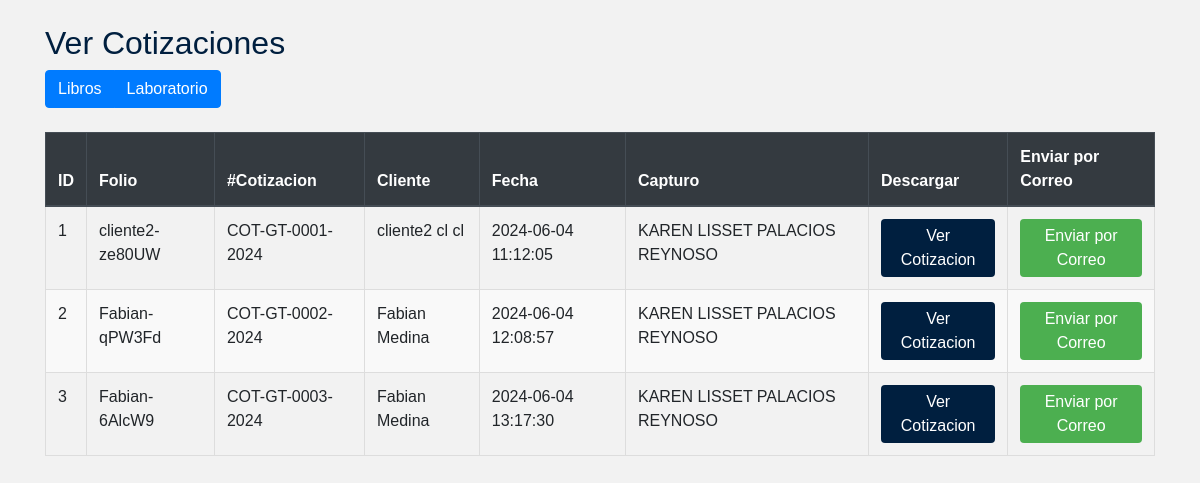
Screenshot of /models/ver_cotizaciones.php with the database file from the repository.
### tables this page shows
CREATE TABLE `cotizaciones` (
  `id` int(50) NOT NULL AUTO_INCREMENT,
  `numCotizacion` varchar(255) NOT NULL,
  `folio` varchar(255) NOT NULL,
  `cliente` varchar(255) NOT NULL,
  `capturo` varchar(255) NOT NULL,
  `fecha` varchar(255) NOT NULL,
  `usuariocl` varchar(255) NOT NULL,
  PRIMARY KEY (`id`),
  UNIQUE KEY `id` (`id`),
  UNIQUE KEY `folio` (`folio`)
);

### models/ver_cotizaciones.php (the view, shortened to what this page needs)
<?php
$servername = "localhost";
$username = "admin";
$password = "Imc590923cz4#";
$tipo_cotizacion = isset($_GET['tipo']) ? $_GET['tipo'] : '';
$dbname = "mysql";
$ruta_descarga = "archivos";
$conn = new mysqli($servername, $username, $password, $dbname);
$sql_cotizaciones = "SELECT * FROM cotizaciones";
$result_cotizaciones = $conn->query($sql_cotizaciones);
if ($result_cotizaciones->num_rows > 0) {
    while ($row = $result_cotizaciones->fetch_assoc()) {
        $cotizaciones[] = $row;
    }
} else {
    $cotizaciones = [];
}
?>
<!DOCTYPE html>
<html lang="es">
<head>
    <link href="https://stackpath.bootstrapcdn.com/bootstrap/4.5.2/css/bootstrap.min.css" rel="stylesheet">
</head>
<body>
    <div class="container">
        <h2 class="mt-4">Ver Cotizaciones</h2>
        <div class="row">
            <div class="col">
                <div class="btn-group" role="group" aria-label="Tipos de Cotización">
                    <button type="button" class="btn btn-primary <?php if ($tipo_cotizacion === 'libros') echo 'active'; ?>"><a href="?tipo=libros" style="color: white; text-decoration: none;">Libros</a></button>
                    <button type="button" class="btn btn-primary <?php if ($tipo_cotizacion === 'laboratorio') echo 'active'; ?>"><a href="?tipo=laboratorio" style="color: white; text-decoration: none;">Laboratorio</a></button>
                </div>
            </div>
        </div>
        <table class="table mt-4">
            <thead class="thead-dark">
                <tr>
                    <th>ID</th>
                    <th>Folio</th>
                    <th>#Cotizacion</th>
                    <th>Cliente</th>
                    <th>Fecha</th>
                    <th>Capturo</th>
                    <th>Descargar</th>
                    <th>Enviar por Correo</th>
                </tr>
            </thead>
            <tbody>
                <?php
                foreach ($cotizaciones as $cotizacion) {
                    echo "<tr>";
                    echo "<td>{$cotizacion['id']}</td>";
                    echo "<td>{$cotizacion['folio']}</td>";
                    echo "<td>{$cotizacion['numCotizacion']}</td>";
                    echo "<td>{$cotizacion['cliente']}</td>";
                    echo "<td>{$cotizacion['fecha']}</td>";
                    echo "<td>{$cotizacion['capturo']}</td>";
                    echo "<td><a href=\"http://grabador.imcyc.com/cotizador/models/$ruta_descarga/{$cotizacion['folio']}.pdf\" class='btn btn-primary descargar-btn'>Ver Cotizacion</a></td>";
                    echo "<td><a href=\"";
                    if ($tipo_cotizacion === 'libros') {
                        echo "enviarcolibros.php";
                    } else {
                        echo "enviar_correo.php";
                    }
                    echo "?folio={$cotizacion['folio']}&usuario={$cotizacion['usuariocl']}\" class='btn btn-success enviar-btn'>Enviar por Correo</a></td>";
                    echo "</tr>";
                }
                ?>
            </tbody>
        </table>
    </div>
</body>
</html>

### models/ver_cotizaciones.php (style rules this page uses)
body { font-family: 'Arial', sans-serif; margin: 20px; background-color: #f2f2f2; color: #333; }
h2 { color: #001f3f; }
table { border-collapse: collapse; width: 100%; margin-top: 20px; }
th, td { border: 1px solid #ddd; padding: 10px; text-align: left; }
th { background-color: #001f3f; color: #fff; }
tr:nth-child(even) { background-color: #f9f9f9; }
.btn-group .btn { transition: background-color 0.3s ease-in-out; }
.descargar-btn { background-color: #001f3f; color: #fff; padding: 5px 10px; border: none; cursor: pointer; text-decoration: none; }
.enviar-btn { background-color: #4CAF50; color: white; padding: 5px 10px; border: none; cursor: pointer; text-decoration: none; }

### rows the page displays
cotizaciones: id "1", folio "cliente2-ze80UW", numCotizacion "COT-GT-0001-2024", cliente "cliente2 cl cl", fecha "2024-06-04 11:12:05", capturo "KAREN LISSET PALACIOS REYNOSO"
cotizaciones: id "2", folio "Fabian-qPW3Fd", numCotizacion "COT-GT-0002-2024", cliente "Fabian Medina", fecha "2024-06-04 12:08:57", capturo "KAREN LISSET PALACIOS REYNOSO"
cotizaciones: id "3", folio "Fabian-6AlcW9", numCotizacion "COT-GT-0003-2024", cliente "Fabian Medina", fecha "2024-06-04 13:17:30", capturo "KAREN LISSET PALACIOS REYNOSO"
